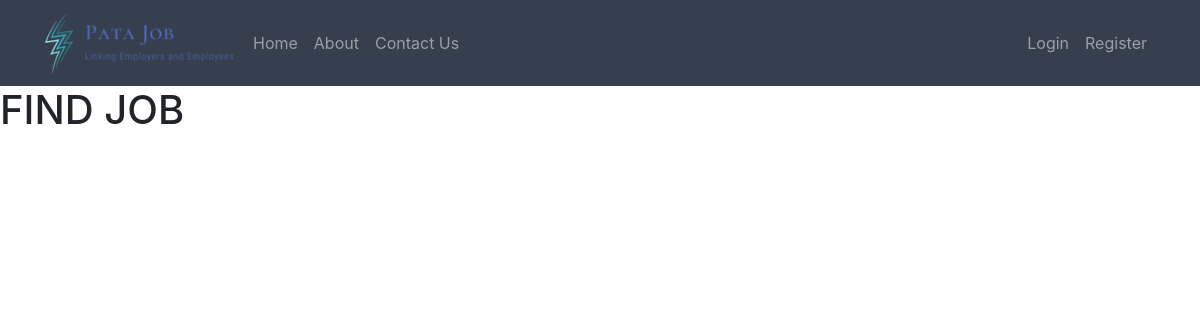
The app's page /home/findjob, older data.
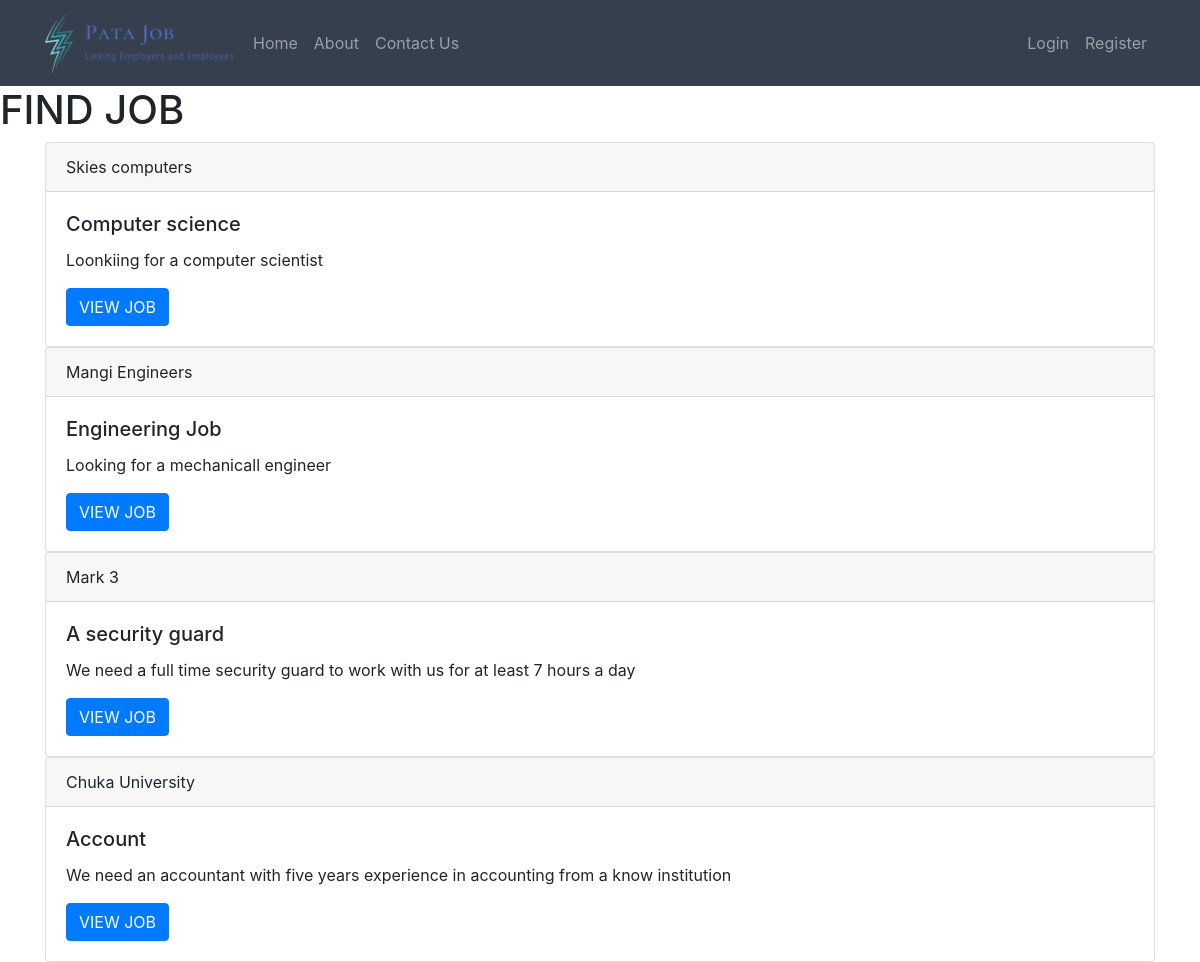
The same page, newer data.
### jobs/models.py (models this page shows, shortened)
class Post(models.Model):
    company = models.CharField(max_length=50)
    title = models.CharField(max_length=50)
    content = models.TextField()
    date_posted = models.DateTimeField(default = timezone.now)
    author = models.ForeignKey(User, default = "", on_delete=models.CASCADE)

### jobs/views.py (the view)
# urls.py: path('findjob', views.findjob,name = 'findjob'),
def findjob(request):
    context = {
        'posts': Post.objects.all()
    }
    return render (request, 'jobs/findjob.html', context)

### jobs/templates/jobs/findjob.html
{% extends "jobs/base.html" %}
{% block content%}
<h1> FIND JOB</h1>
<div class = "container">
     {% for post in posts %}
    <div class="card">
        <div class="card-header">
         {{ post.company }}
        </div>
        <div class="card-body">
            <h5 class="card-title"> {{ post.title }}</h5>
             <p class="card-text">{{ post.content }}</p>
             <a href="{% url 'post-detail' post.id %}" class="btn btn-primary">VIEW JOB</a>
        </div>
    </div>
    {% endfor %}
</div>
{% endblock %}

### jobs/templates/jobs/base.html (shortened to what this page needs)
{% load static %}
<!DOCTYPE html>
<html lang="en">
  <head>
      <link rel="stylesheet" href="{% static 'jobs/bootstrap.min.css' %}"/>
      <link rel="stylesheet" href="{% static 'jobs/main.css' %}"/>
  </head>
  <body>
      <header class="site-header">
          <nav class="navbar navbar-expand-md navbar-dark bg-steel fixed-top">
              <div class="container">
                  <img class=" logo" src="{% static 'jobs/images/Capture.PNG' %}" >
                  <div class="collapse navbar-collapse" id="navbarToggle">
                    <div class="navbar-nav mr-auto">
                      <a class="nav-item nav-link" href="{% url 'home' %}">Home</a>
                      <a class="nav-item nav-link" href="{% url 'about' %}">About</a>
                        <a class="nav-item nav-link" href="{% url 'contact' %}">Contact Us</a>
                    </div>
                    <div class="navbar-nav">
                      {% if user.is_authenticated %}
                        <a class="nav-item nav-link" href="{% url 'post-create' %}">Post Job</a>
                        <a class="nav-item nav-link" href="{% url 'findjob' %}">Find Job</a>
                      <a class="nav-item nav-link" href="{% url 'profile' %}">Profile</a>
                      <a class="nav-item nav-link" href="{% url 'logout' %}">Logout</a>
                      {% else %}
                      <a class="nav-item nav-link" href="{% url 'login' %}">Login</a>
                      <a class="nav-item nav-link" href="{% url 'register' %}">Register</a>
                      {% endif %}
                    </div>
                  </div>
                </div>
              </nav>
            </header>
    {% block content %}
    {% endblock %}
  </body>
</html>

### jobs/static/jobs/main.css (style rules this page uses)
.navbar { background-color:#363f4d; text-align: center; position: relative; color: white; }
body { background-color: white; }
.logo { width: 200px; height: 70px; }

Row changes from the older to the newer data that the page shows:
added Post: company "Skies computers", title "Computer science", content "Loonkiing for a computer scientist"
added Post: company "Mangi Engineers", title "Engineering Job", content "Looking for a mechanicall engineer"
added Post: company "Mark 3", title "A security guard", content "We need a full time security guard to work with us for at least 7 hours a day"
added Post: company "Chuka University", title "Account", content "We need an accountant with five years experience in accounting from a know institution"
